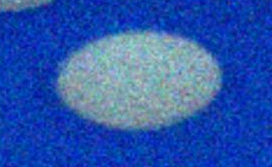
#> input picture nldenoise.png, 272 x 167 px
$ python nldenoise.py
#> lines starting #> are read from the running program, lines starting #| are printed output that depends on the picture
#encoding:utf-8
import cv2
import numpy as np
from matplotlib import pyplot as plt

#No-local Means Denoising 算法，基本思想是先寻找相似的窗口，对相似的窗口取均值替换原来窗口的数据
img=cv2.imread("nldenoise.png")
#> img is the input picture: shape (167, 272, 3); mean B, G, R 172.7, 86.8, 43.6
dst = cv2.fastNlMeansDenoisingColored(img,None,10,10,7,21)
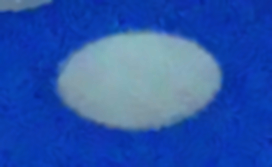
#> dst: shape (167, 272, 3); mean B, G, R 172.3, 86.2, 43.3
plt.subplot(121),plt.imshow(img)
plt.subplot(122),plt.imshow(dst)
plt.show()
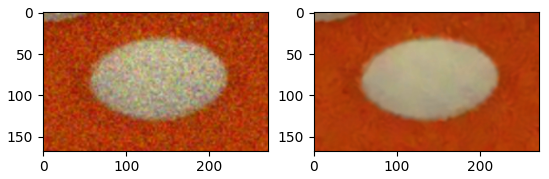
#> figure drawn by matplotlib, 2 panels; B, G, R data is drawn as R, G, B

$ run again, with apple.png copied over nldenoise.png
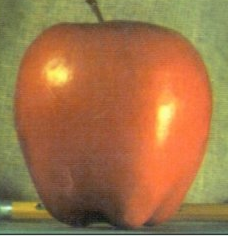
#> input picture apple.png, 228 x 236 px
#> img is the input picture: shape (236, 228, 3); mean B, G, R 71.7, 115.7, 161.9
#> `plt.show()`:
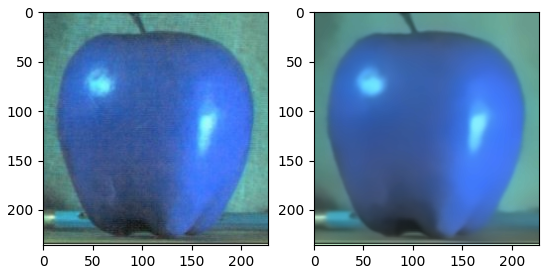
#> figure drawn by matplotlib, 2 panels; B, G, R data is drawn as R, G, B
